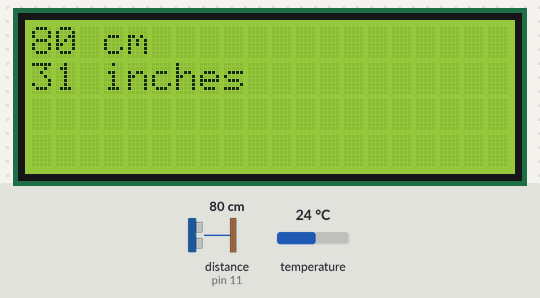
This sketch was run on a simulated Arduino Uno, built with avr-gcc and run on an emulated ATmega328P. Shown: 20×4 character LCD. Wiring (inferred from the names in the program): ultrasonic range finder: trigger pin 10; echo pin 11. The test bench sets the inputs (shaded band); at power-on: distance to the obstacle (sensor on pin 11) 80 cm, temperature 24 °C. The echo pulse lasts 58.3 µs per cm; what the sketch prints to the serial monitor is not drawn.

Above: at 1.2 s.
1.3 s: distance to the obstacle (sensor on pin 11) set to 2 cm
At 3.0 s:
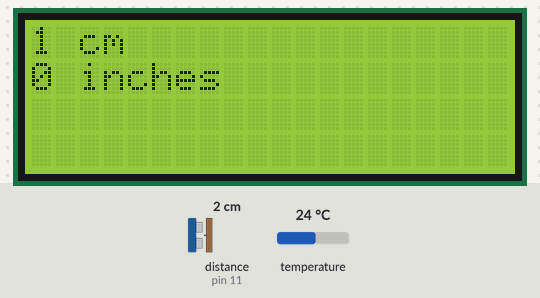
5.5 s: distance to the obstacle (sensor on pin 11) set to 4 cm
At 7.3 s:
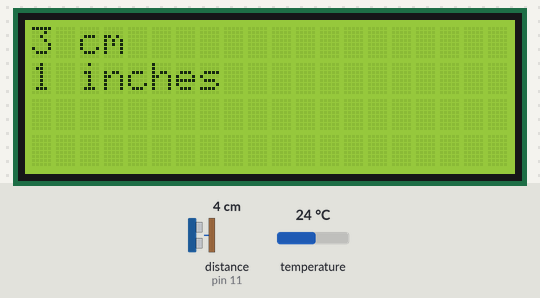
9.0 s: distance to the obstacle (sensor on pin 11) set to 9 cm
At 10.1 s:
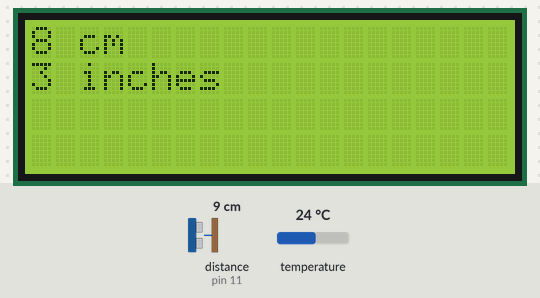
Timing chart, 0 to 12.0 s (numbered marks = the images above; inputs shaded):
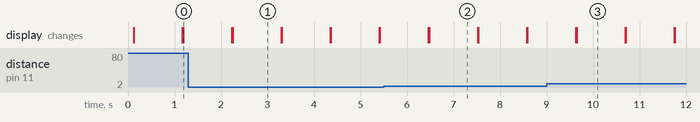

The sketch:

proj3.ino
```cpp
#include <Wire.h>
#include "Adafruit_MCP9808.h"
#include <LiquidCrystal_I2C.h>
#include <Time.h>
#include <TimeLib.h>

//----------------------------------------------------------------------------------------------------------------------------------------------------
Adafruit_MCP9808 tempsensor = Adafruit_MCP9808();
LiquidCrystal_I2C lcd(0x27,20,4);
int fsrAnalogPin = 0;
int fsrReading;
int state = 1;
const int trigPin = 10;
const int echoPin = 11;
long duration, inches, cm;
//----------------------------------------------------------------------------------------------------------------------------------------------------
void setup() {
  lcd.init();
  lcd.backlight();
  Serial.begin(9600);
  while (!Serial);
  Serial.println("MCP9808 demo");
  if (!tempsensor.begin(0x18)) {
    Serial.println("Couldn't find MCP9808! Check your connections and verify the address is correct.");
    while (1);
  }
   Serial.println("Found MCP9808!");
  tempsensor.setResolution(3);
  pinMode(trigPin, OUTPUT);
  pinMode(echoPin, INPUT);
}
//----------------------------------------------------------------------------------------------------------------------------------------------------
void loop() {

  tempsensor.wake();
  float c = tempsensor.readTempC();
  float f = tempsensor.readTempF();
  tempsensor.shutdown_wake(1);

  lcd.clear();

  switch(state){

    case 0:
      lcd.setCursor(0,0);
      lcd.print(c);
      lcd.setCursor(6,0);
      lcd.print("Celcius");
      lcd.setCursor(0,1);
      lcd.print(f);
      lcd.setCursor(6,1);
      lcd.print("Farenheit");
      break;

    case 1:

      digitalWrite(trigPin, LOW);
      delayMicroseconds(2);
      digitalWrite(trigPin, HIGH);
      delayMicroseconds(10);
      digitalWrite(trigPin, LOW);

      duration = pulseIn(echoPin, HIGH);

      inches = microsecondsToInches(duration);
      cm = microsecondsToCentimeters(duration);

      lcd.setCursor(0,0);
      lcd.print(cm);
      lcd.print(" cm");
      lcd.setCursor(0,1);
      lcd.print(inches);
      lcd.print(" inches");
      break;
  }
  delay(1000);
}


long microsecondsToInches(long microseconds)
{
  return microseconds / 74 / 2;
}

long microsecondsToCentimeters(long microseconds)
{
  return microseconds / 29 / 2;
}
```

Measured:
- after the input at 1.3 s, the display: first differs from a run without the input after 0.95 s (image 1)
- after the input at 5.5 s, the display: first differs from a run without the input after 0.98 s (image 2)
- what the display in image 1 shows lasts 1.1 s, from 2.2 s to 3.3 s
